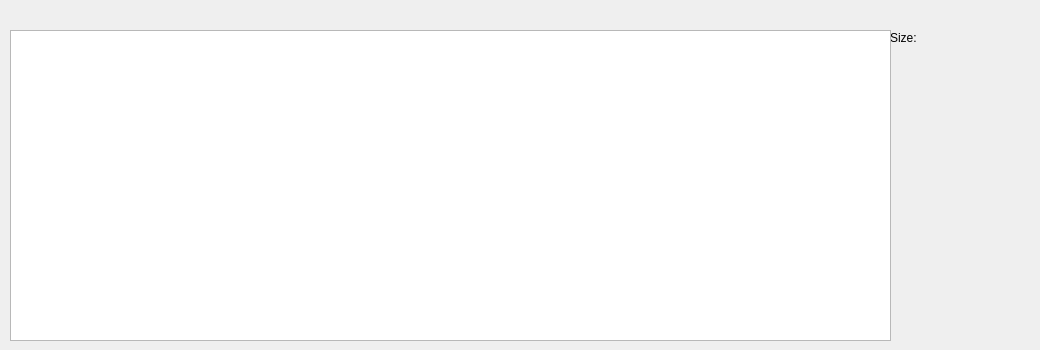
        <widget class="QWidget" name="openRoofType">
         <attribute name="title">
          <string>Roof Type</string>
         </attribute>
         <widget class="QLabel" name="label_9">
          <property name="geometry">
           <rect>
            <x>890</x>
            <y>30</y>
            <width>111</width>
            <height>16</height>
           </rect>
          </property>
          <property name="text">
           <string>Size:</string>
          </property>
         </widget>
         <widget class="QLabel" name="label_24">
          <property name="geometry">
           <rect>
            <x>920</x>
            <y>30</y>
            <width>111</width>
            <height>16</height>
           </rect>
          </property>
          <property name="text">
           <string/>
          </property>
         </widget>
         <widget class="QTableWidget" name="teamTableWidget_6">
          <property name="geometry">
           <rect>
            <x>10</x>
            <y>30</y>
            <width>881</width>
            <height>311</height>
           </rect>
          </property>
          <property name="minimumSize">
           <size>
            <width>741</width>
            <height>0</height>
           </size>
          </property>
          <property name="maximumSize">
           <size>
            <width>16777215</width>
            <height>311</height>
           </size>
          </property>
          <attribute name="horizontalHeaderDefaultSectionSize">
           <number>293</number>
          </attribute>
          <attribute name="horizontalHeaderMinimumSectionSize">
           <number>100</number>
          </attribute>
         </widget>
        </widget>
